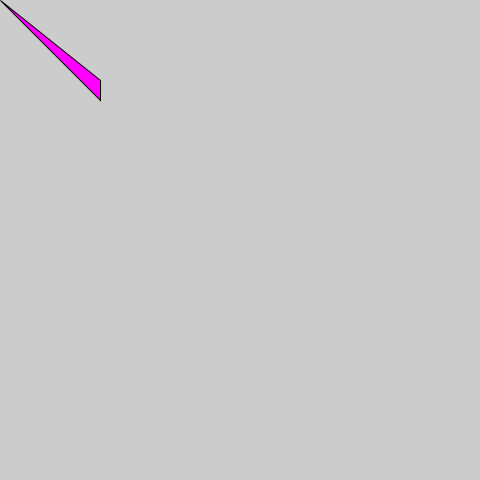
Frame 1 (no input)
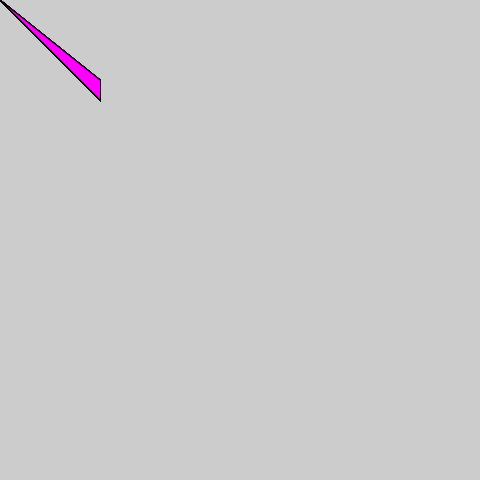
Frame 60 (the mouse pressed at the canvas centre just before this capture)
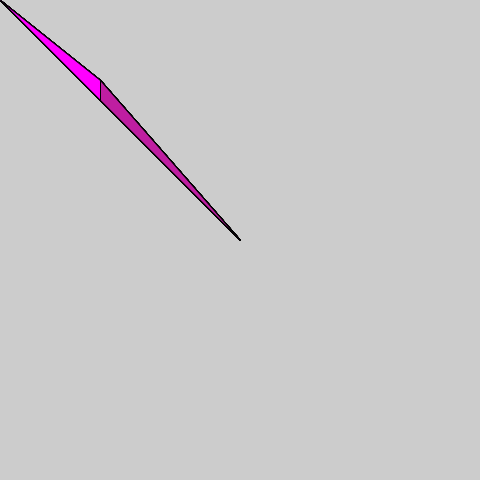
Frame 120 (the mouse held since frame 60 and released just before this capture)

The Processing sketch that drew these frames (run headless with seeded random() and noise(); from frame 60 on, the mouse is pressed at the canvas centre):

// Processing sketch: processing_178171
// ── processing_178171.pde

void setup() {
  size(480, 480);
}

void draw() {
  if (mousePressed) {
    fill(random(255),random(255),random(255));
  } else {
    fill(255,0,255);
  }
  triangle(mouseX, mouseY, 100,100,100,80);
}
